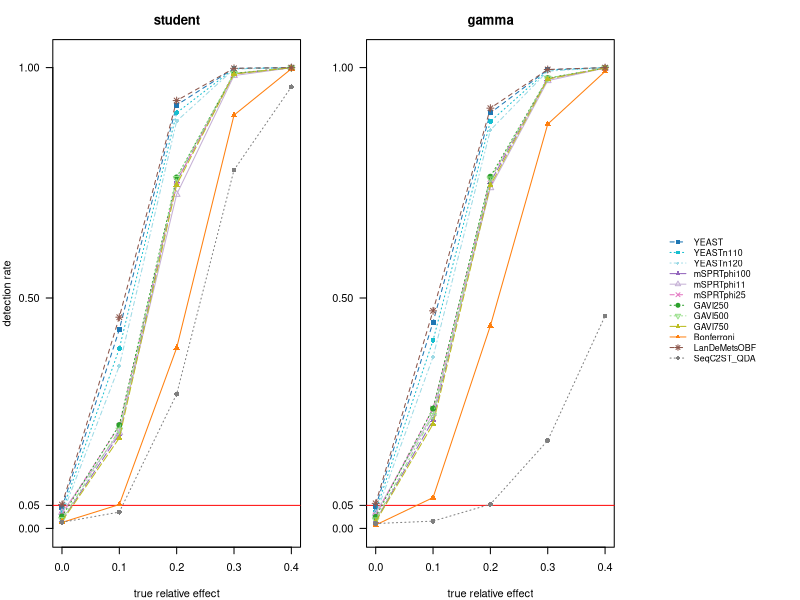

This figure's R source:
# Regenerates power-4.png (the non-normal power curves) from student.csv and
# gamma.csv.
#
# Run from the repository root, after run_simulations.R:
#   Rscript scripts/make_figures.R

library(data.table)

OUTPUT_FILE = "power-4.png"
SIGNIFICANCE_LEVEL = 0.05

METHODS = c(
  "YEAST", "YEASTn110", "YEASTn120",
  "mSPRTphi100", "mSPRTphi11", "mSPRTphi25",
  "GAVI250", "GAVI500", "GAVI750",
  "Bonferroni", "LanDeMetsOBF", "SeqC2ST_QDA"
)

COLOURS = c("#1f77b4", "#17becf", "#9edae5", "#9467bd", "#c5b0d5", "#e377c2",
            "#2ca02c", "#98df8a", "#bcbd22", "#ff7f0e", "#8c564b", "#7f7f7f")
SYMBOLS = c(15, 16, 18, 17, 2, 4, 19, 6, 17, 17, 8, 16)


panel = function(result, title, show_ylab) {
  effects = sort(unique(result$effect))
  plot(NA, xlim = range(effects), ylim = c(0, 1.02),
       xlab = "true relative effect",
       ylab = if (show_ylab) "detection rate" else "",
       main = title, yaxt = "n")
  axis(2, at = c(0, SIGNIFICANCE_LEVEL, 0.5, 1.0),
       labels = c("0.00", "0.05", "0.50", "1.00"), las = 1)
  abline(h = SIGNIFICANCE_LEVEL, col = "red")
  for (i in seq_along(METHODS)) {
    curve = result[method == METHODS[i]]
    if (nrow(curve) == 0) next
    setorder(curve, effect)
    lines(curve$effect, curve$detection_rate, col = COLOURS[i], lty = i %% 5 + 1)
    points(curve$effect, curve$detection_rate, col = COLOURS[i], pch = SYMBOLS[i])
  }
}


student = fread("student.csv")[mode == "stream"]
gamma = fread("gamma.csv")[mode == "stream"]

png(OUTPUT_FILE, width = 1600, height = 640, res = 150)
layout(matrix(c(1, 2, 3), nrow = 1), widths = c(1, 1, 0.55))
par(mar = c(4, 4, 3, 1))
panel(student, "student", TRUE)
panel(gamma, "gamma", FALSE)
par(mar = c(0, 0, 0, 0))
plot.new()
legend("center", legend = METHODS, col = COLOURS, pch = SYMBOLS,
       lty = seq_along(METHODS) %% 5 + 1, bty = "n", cex = 0.8)
dev.off()

cat(sprintf("wrote %s\n", OUTPUT_FILE))
